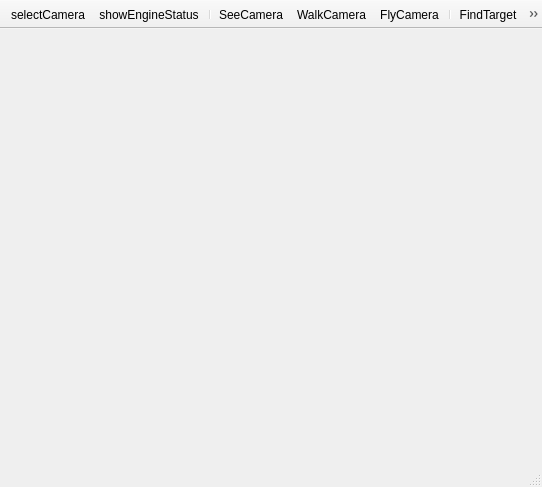
<?xml version="1.0" encoding="UTF-8"?>
<ui version="4.0">
 <class>RCWindow</class>
 <widget class="QMainWindow" name="RCWindow">
  <property name="geometry">
   <rect>
    <x>0</x>
    <y>0</y>
    <width>542</width>
    <height>487</height>
   </rect>
  </property>
  <property name="windowTitle">
   <string>RCWindow</string>
  </property>
  <widget class="QWidget" name="centralWidget">
   <layout class="QVBoxLayout" name="verticalLayout_2">
    <item>
     <layout class="QVBoxLayout" name="_layout"/>
    </item>
   </layout>
  </widget>
  <widget class="QMenuBar" name="menuBar">
   <property name="geometry">
    <rect>
     <x>0</x>
     <y>0</y>
     <width>542</width>
     <height>21</height>
    </rect>
   </property>
  </widget>
  <widget class="QToolBar" name="mainToolBar">
   <property name="movable">
    <bool>false</bool>
   </property>
   <property name="iconSize">
    <size>
     <width>16</width>
     <height>16</height>
    </size>
   </property>
   <attribute name="toolBarArea">
    <enum>TopToolBarArea</enum>
   </attribute>
   <attribute name="toolBarBreak">
    <bool>false</bool>
   </attribute>
   <addaction name="actionSelectCamera"/>
   <addaction name="actionShowEngineStatus"/>
   <addaction name="separator"/>
   <addaction name="actionSeeCamera"/>
   <addaction name="actionWalkCamera"/>
   <addaction name="actionFlyCamera"/>
   <addaction name="separator"/>
   <addaction name="actionFindTarget"/>
   <addaction name="separator"/>
   <addaction name="actionSetXProjection"/>
   <addaction name="actionSetYProjection"/>
   <addaction name="actionSetZProjection"/>
   <addaction name="separator"/>
   <addaction name="actionWireframeView"/>
   <addaction name="actionDebugView"/>
   <addaction name="actionDebugView2"/>
   <addaction name="actionDebugView3"/>
   <addaction name="actionGridView"/>
   <addaction name="separator"/>
   <addaction name="actionAlwaysUpdate"/>
  </widget>
  <widget class="QStatusBar" name="statusBar"/>
  <action name="actionSeeCamera">
   <property name="checkable">
    <bool>true</bool>
   </property>
   <property name="icon">
    <iconset resource="../src/editor.qrc">
     <normaloff>:/instruments/icons/instruments/camera_nav/glaz_kub1.png</normaloff>:/instruments/icons/instruments/camera_nav/glaz_kub1.png</iconset>
   </property>
   <property name="text">
    <string>SeeCamera</string>
   </property>
   <property name="shortcut">
    <string>4</string>
   </property>
  </action>
  <action name="actionWalkCamera">
   <property name="checkable">
    <bool>true</bool>
   </property>
   <property name="checked">
    <bool>false</bool>
   </property>
   <property name="icon">
    <iconset resource="../src/editor.qrc">
     <normaloff>:/instruments/icons/instruments/camera_nav/sled_kub1.png</normaloff>:/instruments/icons/instruments/camera_nav/sled_kub1.png</iconset>
   </property>
   <property name="text">
    <string>WalkCamera</string>
   </property>
   <property name="shortcut">
    <string>5</string>
   </property>
  </action>
  <action name="actionFindTarget">
   <property name="icon">
    <iconset resource="../src/editor.qrc">
     <normaloff>:/instruments/icons/instruments/camera_nav/target_find1.png</normaloff>:/instruments/icons/instruments/camera_nav/target_find1.png</iconset>
   </property>
   <property name="text">
    <string>FindTarget</string>
   </property>
   <property name="shortcut">
    <string>F</string>
   </property>
  </action>
  <action name="actionSetXProjection">
   <property name="icon">
    <iconset resource="../src/editor.qrc">
     <normaloff>:/instruments/icons/instruments/camera_nav/X_cube1.png</normaloff>:/instruments/icons/instruments/camera_nav/X_cube1.png</iconset>
   </property>
   <property name="text">
    <string>setXProjection</string>
   </property>
   <property name="shortcut">
    <string>1</string>
   </property>
  </action>
  <action name="actionSetYProjection">
   <property name="icon">
    <iconset resource="../src/editor.qrc">
     <normaloff>:/instruments/icons/instruments/camera_nav/Y_cube1.png</normaloff>:/instruments/icons/instruments/camera_nav/Y_cube1.png</iconset>
   </property>
   <property name="text">
    <string>setYProjection</string>
   </property>
   <property name="shortcut">
    <string>2</string>
   </property>
  </action>
  <action name="actionSetZProjection">
   <property name="icon">
    <iconset resource="../src/editor.qrc">
     <normaloff>:/instruments/icons/instruments/camera_nav/Z_cube1.png</normaloff>:/instruments/icons/instruments/camera_nav/Z_cube1.png</iconset>
   </property>
   <property name="text">
    <string>setZProjection</string>
   </property>
   <property name="shortcut">
    <string>3</string>
   </property>
  </action>
  <action name="actionFlyCamera">
   <property name="checkable">
    <bool>true</bool>
   </property>
   <property name="icon">
    <iconset resource="../src/editor.qrc">
     <normaloff>:/instruments/icons/instruments/camera_nav/fly_kub1.png</normaloff>:/instruments/icons/instruments/camera_nav/fly_kub1.png</iconset>
   </property>
   <property name="text">
    <string>FlyCamera</string>
   </property>
   <property name="shortcut">
    <string>6</string>
   </property>
  </action>
  <action name="actionWireframeView">
   <property name="checkable">
    <bool>true</bool>
   </property>
   <property name="icon">
    <iconset resource="../src/editor.qrc">
     <normaloff>:/instruments/icons/instruments/camera_nav/wireframe.png</normaloff>:/instruments/icons/instruments/camera_nav/wireframe.png</iconset>
   </property>
   <property name="text">
    <string>wireframeView</string>
   </property>
  </action>
  <action name="actionDebugView">
   <property name="checkable">
    <bool>true</bool>
   </property>
   <property name="icon">
    <iconset resource="../src/editor.qrc">
     <normaloff>:/instruments/icons/instruments/camera_nav/debug.png</normaloff>:/instruments/icons/instruments/camera_nav/debug.png</iconset>
   </property>
   <property name="text">
    <string>debugView</string>
   </property>
  </action>
  <action name="actionAlwaysUpdate">
   <property name="checkable">
    <bool>true</bool>
   </property>
   <property name="icon">
    <iconset resource="../src/editor.qrc">
     <normaloff>:/instruments/icons/instruments/camera_nav/arrow_refresh.png</normaloff>:/instruments/icons/instruments/camera_nav/arrow_refresh.png</iconset>
   </property>
   <property name="text">
    <string>alwaysUpdate</string>
   </property>
  </action>
  <action name="actionSelectCamera">
   <property name="icon">
    <iconset resource="../src/editor.qrc">
     <normaloff>:/tree/icons/Cam.png</normaloff>:/tree/icons/Cam.png</iconset>
   </property>
   <property name="text">
    <string>selectCamera</string>
   </property>
  </action>
  <action name="actionGridView">
   <property name="checkable">
    <bool>true</bool>
   </property>
   <property name="icon">
    <iconset resource="../src/editor.qrc">
     <normaloff>:/editor/icons/grid.png</normaloff>:/editor/icons/grid.png</iconset>
   </property>
   <property name="text">
    <string>gridView</string>
   </property>
   <property name="shortcut">
    <string>G</string>
   </property>
  </action>
  <action name="actionShowEngineStatus">
   <property name="checkable">
    <bool>true</bool>
   </property>
   <property name="icon">
    <iconset resource="../src/editor.qrc">
     <normaloff>:/instruments/icons/instruments/camera_nav/Help_IC.png</normaloff>:/instruments/icons/instruments/camera_nav/Help_IC.png</iconset>
   </property>
   <property name="text">
    <string>showEngineStatus</string>
   </property>
  </action>
  <action name="actionDebugView2">
   <property name="checkable">
    <bool>true</bool>
   </property>
   <property name="icon">
    <iconset resource="../src/editor.qrc">
     <normaloff>:/instruments/icons/instruments/camera_nav/debug2.png</normaloff>:/instruments/icons/instruments/camera_nav/debug2.png</iconset>
   </property>
   <property name="text">
    <string>debugView2</string>
   </property>
  </action>
  <action name="actionDebugView3">
   <property name="checkable">
    <bool>true</bool>
   </property>
   <property name="icon">
    <iconset resource="../src/editor.qrc">
     <normaloff>:/instruments/icons/instruments/camera_nav/debug3.png</normaloff>:/instruments/icons/instruments/camera_nav/debug3.png</iconset>
   </property>
   <property name="text">
    <string>debugView3</string>
   </property>
  </action>
 </widget>
 <layoutdefault spacing="6" margin="11"/>
 <resources>
  <include location="../src/editor.qrc"/>
 </resources>
 <connections/>
</ui>
